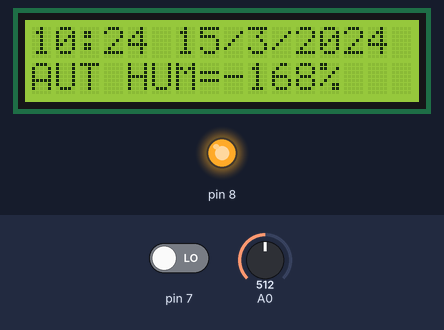
The sketch below on a simulated Arduino Uno, built with avr-gcc and run on an emulated ATmega328P. Shown: 16×2 character LCD, output pins drawn as LEDs (lit = HIGH). The test bench sets the inputs (shaded band); at power-on: A0 = 512, pin 7 LOW. The local clock reads 2024-03-15 10:24:30 at power-on unless the sketch sets it; what the sketch prints to the serial monitor is not drawn.

Above: at 1.2 s.
1.3 s: A0 set to 256
At 3.0 s:
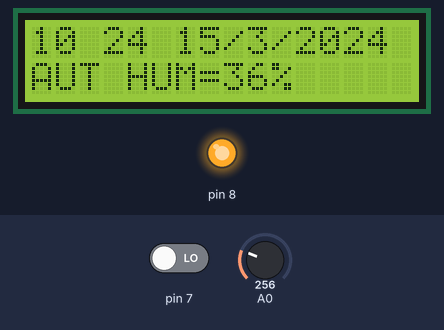
3.6 s: A0 set to 223
At 5.1 s:
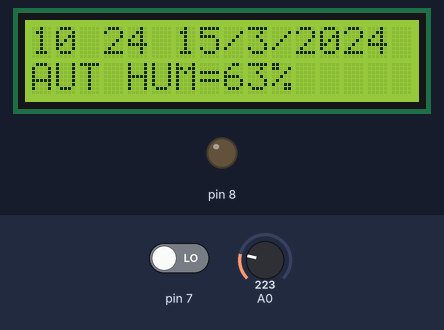
6.7 s: pin 7 driven HIGH
8.2 s: pin 7 driven LOW
At 9.1 s:
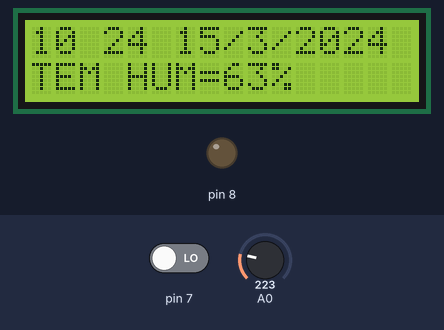
10.7 s: A0 set to 306
At 12.2 s:
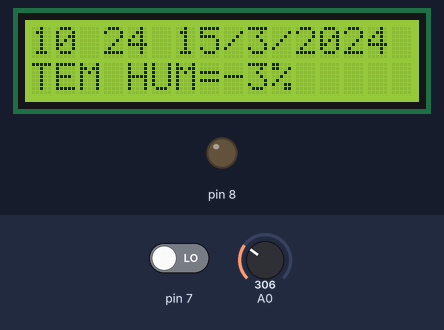
Timing chart, 0 to 13.7 s (numbered marks = the images above; inputs shaded):
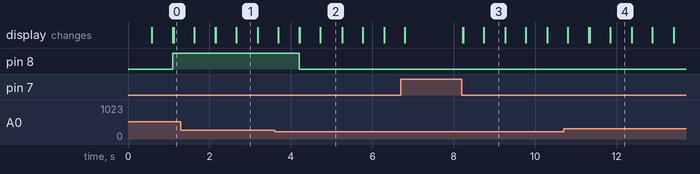

The sketch:

ingControl.ino
```cpp
#include <ThreeWire.h>
#include <RtcDS1302.h>
#include <Wire.h>
#include <LCD.h>
#include <LiquidCrystal_I2C.h>

LiquidCrystal_I2C lcd (0x27, 2, 1, 0, 4, 5, 6, 7);

ThreeWire myWire(4, 5, 2); // IO, SCLK, CE
RtcDS1302<ThreeWire> Rtc(myWire);
int automatico = HIGH;
int menor = 177;
int mayor = 302;

void setup ()
{
  Serial.begin(9600);
  pinMode(7, INPUT);
  pinMode(8, OUTPUT);
  lcd.setBacklightPin (3, POSITIVE);
  lcd.setBacklight (HIGH);
  lcd.begin(16, 2);
  lcd.clear();
}

void loop ()
{
  RtcDateTime now = Rtc.GetDateTime();

  printDateTime(now);
  Serial.println();

  if (digitalRead(7) == HIGH)
  { automatico = !automatico;
    while (digitalRead(7) == HIGH) {}
  }

  if (automatico == HIGH) {
    lcd.setCursor(0, 1);
    lcd.print("AUT");
  }
  else {
    lcd.setCursor(0, 1);
    lcd.print("TEM");
  }

  lcd.setCursor(4, 1);
  lcd.print("HUM=");
  lcd.setCursor(8, 1);
  lcd.print(map(analogRead(A0), mayor, menor, 0, 100));
  lcd.print("%   ");

  if (automatico == HIGH) {
    if ((map(analogRead(A0), mayor, menor, 0, 100)) < 30) {
      digitalWrite(8, HIGH);
    }
    if ((map(analogRead(A0), mayor, menor, 0, 100)) > 50) {
      digitalWrite(8, LOW);
    }
  }

}

#define countof(a) (sizeof(a) / sizeof(a[0]))

void printDateTime(const RtcDateTime& dt)
{
  char datestring[20];

  snprintf_P(datestring,
             countof(datestring),
             PSTR("%02u/%02u/%04u %02u:%02u:%02u"),
             dt.Month(),
             dt.Day(),
             dt.Year(),
             dt.Hour(),
             dt.Minute(),
             dt.Second() );
  lcd.setCursor(0, 0);
  lcd.print(dt.Hour());
  lcd.print(":");
  lcd.print(dt.Minute());
  lcd.print(" ");
  lcd.print(dt.Day());
  lcd.print("/");
  lcd.print(dt.Month());
  lcd.print("/");
  lcd.print(dt.Year());
  delay(500);

  if (automatico == LOW) {
    if (dt.Second() == 10) {
      digitalWrite(8, HIGH);
      delay(5000);
      digitalWrite(8, LOW);
    }
    if (dt.Second() == 30) {
      digitalWrite(8, HIGH);
      delay(5000);
      digitalWrite(8, LOW);
    }
    if (dt.Second() == 50) {
      digitalWrite(8, HIGH);
      delay(5000);
      digitalWrite(8, LOW);
    }
  }

  if (dt.Hour() < 10) {
    lcd.setCursor(1, 0);
  }
  else {
    lcd.setCursor(2, 0);
  }
  lcd.print(" ");
  delay(500);
  Serial.print(datestring);
}
```

Measured:
- the behaviour switches between 239 and 238 on A0 (found by bisection; images 1 and 2)
- after the input at 1.3 s, the display: first differs from a run without the input after 0.84 s (image 1)
- after the input at 3.6 s, pin 8: HIGH → LOW after 0.61 s; the display: first differs from a run without the input after 0.61 s (image 2)
- after the input at 8.2 s, the display: changes at once (image 3)
- after the input at 10.7 s, the display: first differs from a run without the input after 0.62 s (image 4)
- what the display in image 1 shows lasts 0.5 s, from 2.7 s to 3.2 s
